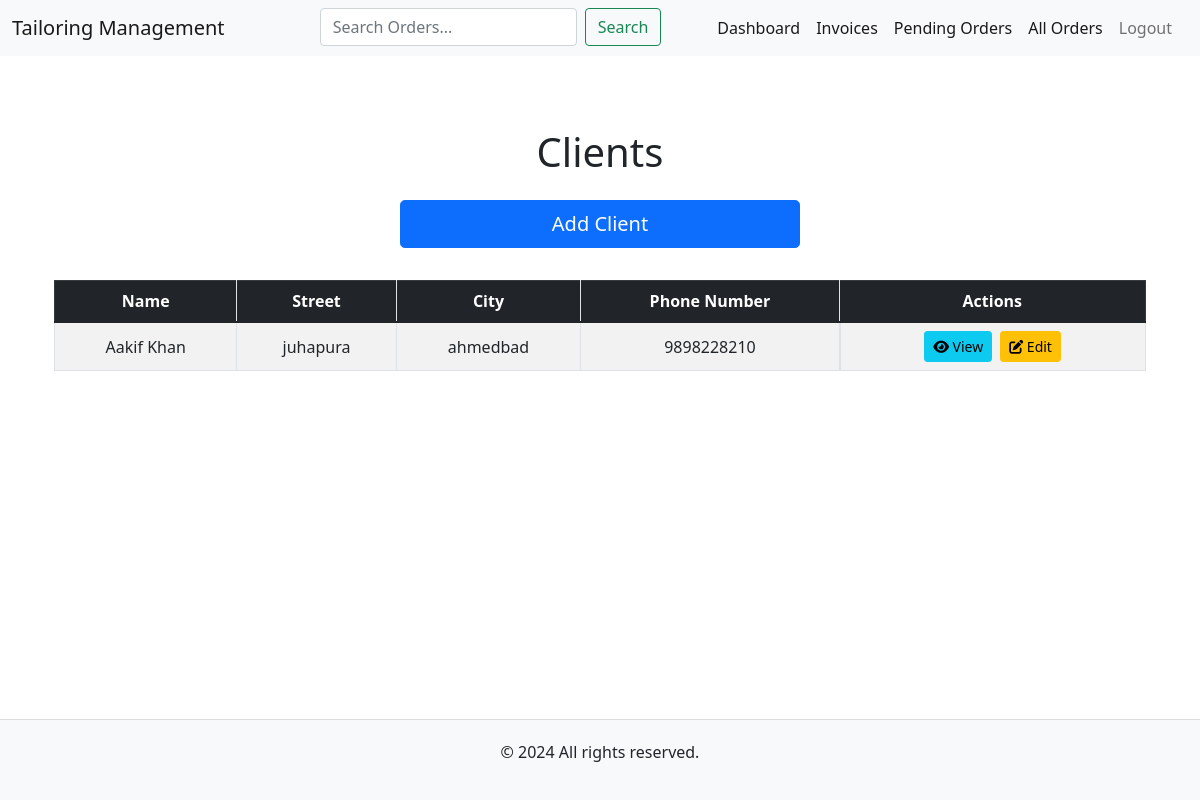
/ (signed in), run on the app's committed database.
### model.py (models this page shows, shortened)
class Client(db.Model):
    __tablename__ = 'clients'
    id: Mapped[int] = mapped_column(Integer, primary_key=True)
    name: Mapped[str] = mapped_column(String(100), nullable=False)
    street: Mapped[str] = mapped_column(String(250))
    city: Mapped[str] = mapped_column(String(15))
    phone_number: Mapped[str] = mapped_column(String(20))
    admin_id: Mapped[int] = mapped_column(Integer, db.ForeignKey('admins.id'), nullable=False)
    admin: Mapped["Admin"] = relationship("Admin", back_populates="clients")
    orders: Mapped[list["Order"]] = relationship("Order", back_populates="client", lazy="dynamic")

### main.py (the view)
@app.route('/')
def home():
    if current_user.is_authenticated:
        clients = Client.query.filter_by(admin_id=current_user.id).all()
    else:
        clients = []
    return render_template('index.html', clients=clients)

### main.py (called while the page is built)
@login_manager.user_loader
def load_user(admin_id):
    return db.get_or_404(Admin, admin_id)

### templates/index.html (shortened to what this page needs)
{% extends 'base.html' %}
{% block content %}
    <div class="container mt-5">
        <h1 class="text-center mb-4">Clients</h1>
        <div class="d-flex justify-content-center mb-4">
            <a href="{{ url_for('add_client') }}" class="btn btn-primary btn-lg w-100" style="max-width: 400px;">Add Client</a>
        </div>
        <div class="d-none d-md-block table-responsive">
            <table class="table table-striped table-hover table-bordered mx-auto mt-2">
                <thead class="table-dark text-center">
                    <tr>
                        <th class="border-end">Name</th>
                        <th class="border-end">Street</th>
                        <th class="border-end">City</th>
                        <th class="border-end">Phone Number</th>
                        <th>Actions</th>
                    </tr>
                </thead>
                <tbody class="text-center align-middle">
                    {% for client in clients %}
                        <tr>
                            <td class="border-end">{{ client.name }}</td>
                            <td class="border-end">{{ client.street }}</td>
                            <td class="border-end">{{ client.city }}</td>
                            <td class="border-end">{{ client.phone_number }}</td>
                            <td class="d-flex justify-content-center">
                                <a href="{{ url_for('client_info', client_id=client.id) }}"
                                    class="btn btn-info btn-sm mx-1" title="View Details">
                                    <i class="fas fa-eye"></i> View
                                </a>
                                <a href="{{ url_for('edit_client', client_id=client.id) }}"
                                    class="btn btn-warning btn-sm mx-1" title="Edit Client">
                                <i class="fas fa-edit"></i> Edit
                                </a>
                            </td>
                        </tr>
                    {% endfor %}
                </tbody>
            </table>
        </div>
    </div>
    <link rel="stylesheet" href="https://cdnjs.cloudflare.com/ajax/libs/font-awesome/6.0.0-beta3/css/all.min.css">
{% endblock %}

### static/css/styles.css (style rules this page uses)
html, body { height: 100%; margin: 0; display: flex; flex-direction: column; }

### data on the page
Client: name "Aakif Khan", street "juhapura", city "ahmedbad", phone_number "9898228210"
